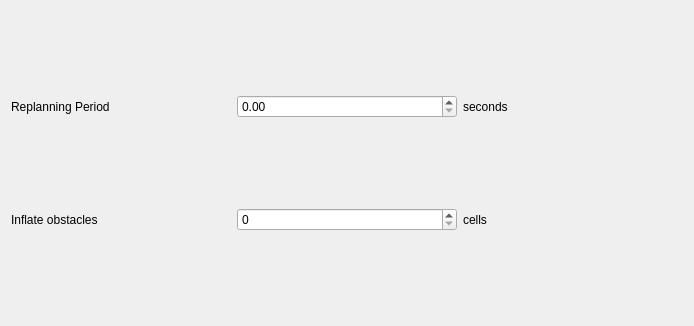
         <widget class="QWidget" name="HDLTab_7">
          <property name="geometry">
           <rect>
            <x>0</x>
            <y>0</y>
            <width>694</width>
            <height>326</height>
           </rect>
          </property>
          <attribute name="label">
           <string>Deliberative Layer</string>
          </attribute>
          <layout class="QGridLayout" name="gridLayout_16">
           <item row="2" column="2">
            <widget class="QDoubleSpinBox" name="NFRPSpinBox"/>
           </item>
           <item row="4" column="0">
            <widget class="QLabel" name="label_146">
             <property name="text">
              <string>Inflate obstacles</string>
             </property>
            </widget>
           </item>
           <item row="2" column="0">
            <widget class="QLabel" name="label_145">
             <property name="text">
              <string>Replanning Period</string>
             </property>
            </widget>
           </item>
           <item row="2" column="3">
            <widget class="QLabel" name="label_152">
             <property name="text">
              <string>seconds</string>
             </property>
            </widget>
           </item>
           <item row="4" column="3">
            <widget class="QLabel" name="label_153">
             <property name="text">
              <string>cells</string>
             </property>
            </widget>
           </item>
           <item row="4" column="2">
            <widget class="QSpinBox" name="NFIOSpinBox"/>
           </item>
          </layout>
         </widget>
